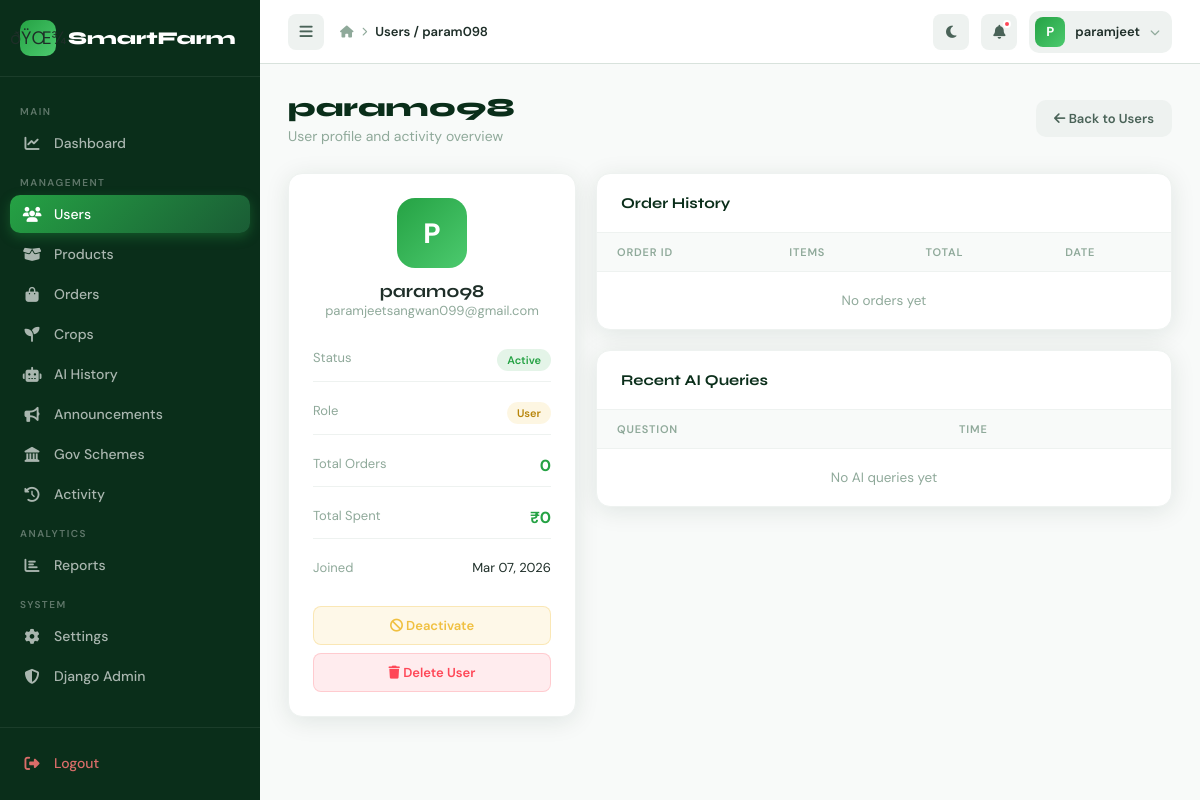
/myadmin/users/2/ (signed in), run on an earlier commit of the app's database.
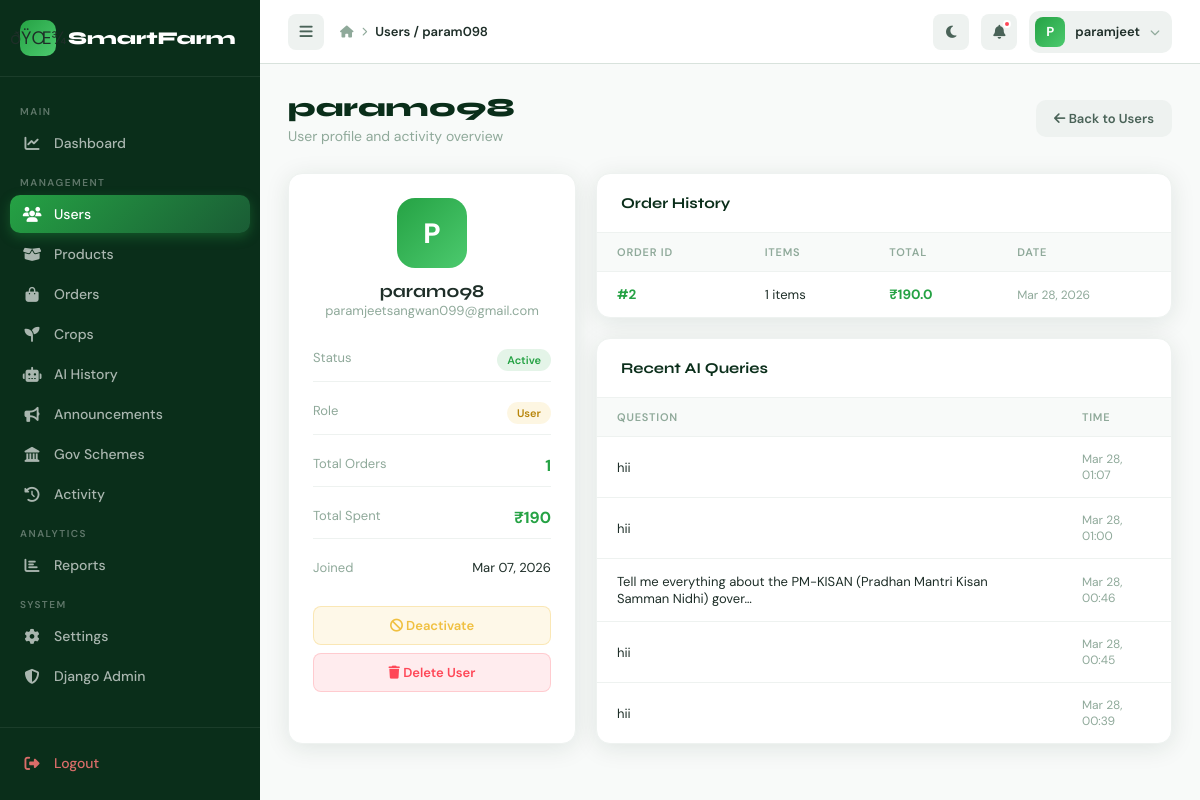
And on a later commit of the database.
### apps/orders/models.py (models this page shows, shortened)
class Order(models.Model):
    STATUS_CHOICES = [
        ('pending',    'Pending'),
        ('processing', 'Processing'),
        ('shipped',    'Shipped'),
        ('delivered',  'Delivered'),
        ('cancelled',  'Cancelled'),
        ('returned',   'Returned'),
    ]
    PAYMENT_CHOICES = [
        ('cod',      'Cash on Delivery'),
        ('razorpay', 'Razorpay'),
        ('stripe',   'Stripe'),
        ('upi',      'UPI'),
        ('card',     'Credit / Debit Card'),
    ]
    user = models.ForeignKey(User, on_delete=models.CASCADE, related_name='orders')
    shipping_address = models.ForeignKey(
        ShippingAddress, on_delete=models.SET_NULL,
        null=True, blank=True, related_name='orders'
    )
    total_price = models.FloatField(default=0)
    status = models.CharField(max_length=20, choices=STATUS_CHOICES, default='pending')
    payment_method = models.CharField(max_length=20, choices=PAYMENT_CHOICES, default='cod')
    payment_status = models.CharField(
        max_length=20,
        choices=[('pending','Pending'),('paid','Paid'),('failed','Failed'),('refunded','Refunded')],
        default='pending'
    )
    upi_transaction_id = models.CharField(max_length=100, blank=True, null=True)
    created_at = models.DateTimeField(auto_now_add=True)

### apps/ai_recommendations/models.py (models this page shows, shortened)
class AIQueryHistory(models.Model):
    user = models.ForeignKey(User, on_delete=models.CASCADE)
    prompt = models.TextField()
    response = models.TextField()
    timestamp = models.DateTimeField(auto_now_add=True)

### apps/admin_panel/views.py (the view)
    def wrapper(request, *args, **kwargs):
        if not request.user.is_authenticated:
            return redirect('login')
        if not request.user.is_staff:
            messages.error(request, 'Access denied. Admin only.')
            return redirect('login')  # FIX: was redirect('dashboard') — sent to user dashboard
        return view_func(request, *args, **kwargs)

### apps/admin_panel/views.py (called while the page is built)
def admin_required(view_func):
    def wrapper(request, *args, **kwargs):
        if not request.user.is_authenticated:
            return redirect('login')
        if not request.user.is_staff:
            messages.error(request, 'Access denied. Admin only.')
            return redirect('login')  # FIX: was redirect('dashboard') — sent to user dashboard
        return view_func(request, *args, **kwargs)
    wrapper.__name__ = view_func.__name__
    return wrapper

@admin_required
def admin_user_detail_view(request, user_id):
    user_obj = get_object_or_404(User, id=user_id)
    orders = Order.objects.filter(user=user_obj).order_by('-created_at')
    ai_queries = AIQueryHistory.objects.filter(user=user_obj).order_by('-timestamp')[:10]
    total_spent = orders.aggregate(total=Sum('total_price'))['total'] or 0
    two_factor = AdminTwoFactor.objects.filter(user=user_obj).first()
    context = {
        'user_obj': user_obj, 'orders': orders,
        'ai_queries': ai_queries, 'total_spent': total_spent,
        'order_count': orders.count(),
        'two_factor': two_factor,
    }
    return render(request, 'admin_panel/user_detail.html', context)

### templates/admin_panel/user_detail.html (shortened to what the changed rows need)
{% extends "admin_panel/base_admin.html" %}
{% block content %}
<div class="page-header" style="display:flex;align-items:center;justify-content:space-between;">
    <div>
        <h1 class="page-title">{{ user_obj.username }}</h1>
    </div>
</div>
<div style="display:grid;grid-template-columns:1fr 2fr;gap:20px;">
    <div class="chart-card">
        <div style="display:flex;flex-direction:column;gap:10px;">
            <div style="display:flex;justify-content:space-between;padding:10px 0;border-bottom:1px solid var(--gray-100);">
                <span style="font-size:13px;color:var(--gray-400);">Total Orders</span>
                <strong style="color:var(--green-bright);">{{ order_count }}</strong>
            </div>
            <div style="display:flex;justify-content:space-between;padding:10px 0;border-bottom:1px solid var(--gray-100);">
                <span style="font-size:13px;color:var(--gray-400);">Total Spent</span>
                <strong style="color:var(--green-bright);">₹{{ total_spent|floatformat:0 }}</strong>
            </div>
        </div>
    </div>
    <div style="display:flex;flex-direction:column;gap:20px;">
        <div class="table-card">
            <table>
                <thead><tr><th>Order ID</th><th>Items</th><th>Total</th><th>Date</th></tr></thead>
                <tbody>
                    {% for order in orders %}
                    <tr>
                        <td><strong style="color:var(--green-bright);">#{{ order.id }}</strong></td>
                        <td style="font-size:13px;">{{ order.items.count }} items</td>
                        <td style="font-weight:700;color:var(--green-bright);">₹{{ order.total_price }}</td>
                        <td style="font-size:12px;color:var(--gray-400);">{{ order.created_at|date:"M d, Y" }}</td>
                    </tr>
                    {% empty %}
                    <tr><td colspan="4" style="text-align:center;padding:20px;color:var(--gray-400);">No orders yet</td></tr>
                    {% endfor %}
                </tbody>
            </table>
        </div>
        <div class="table-card">
            <table>
                <thead><tr><th>Question</th><th>Time</th></tr></thead>
                <tbody>
                    {% for q in ai_queries %}
                    <tr>
                        <td style="font-size:13px;">{{ q.prompt|truncatechars:80 }}</td>
                        <td style="font-size:12px;color:var(--gray-400);">{{ q.timestamp|date:"M d, H:i" }}</td>
                    </tr>
                    {% empty %}
                    <tr><td colspan="2" style="text-align:center;padding:20px;color:var(--gray-400);">No AI queries yet</td></tr>
                    {% endfor %}
                </tbody>
            </table>
        </div>
    </div>
</div>
{% endblock %}

What changed in the data, as far as the page shows it:
added Order: id "2", items.count "1", total_price "190.0", created_at "Mar 28, 2026"
added AIQueryHistory: prompt "hii", timestamp "Mar 28, 01:07"
added AIQueryHistory: prompt "hii", timestamp "Mar 28, 01:00"
added AIQueryHistory: prompt "Tell me everything about the PM-KISAN (Pradhan Mantri Kisan Samman Nidhi) gover…", timestamp "Mar 28, 00:46"
added AIQueryHistory: prompt "hii", timestamp "Mar 28, 00:45"
added AIQueryHistory: prompt "hii", timestamp "Mar 28, 00:39"
Also different on the page:
{{ order_count }}: "0" → "1"
{{ total_spent|floatformat:0 }}: "0" → "190"
text no longer shown: "No orders yet No AI queries yet"
